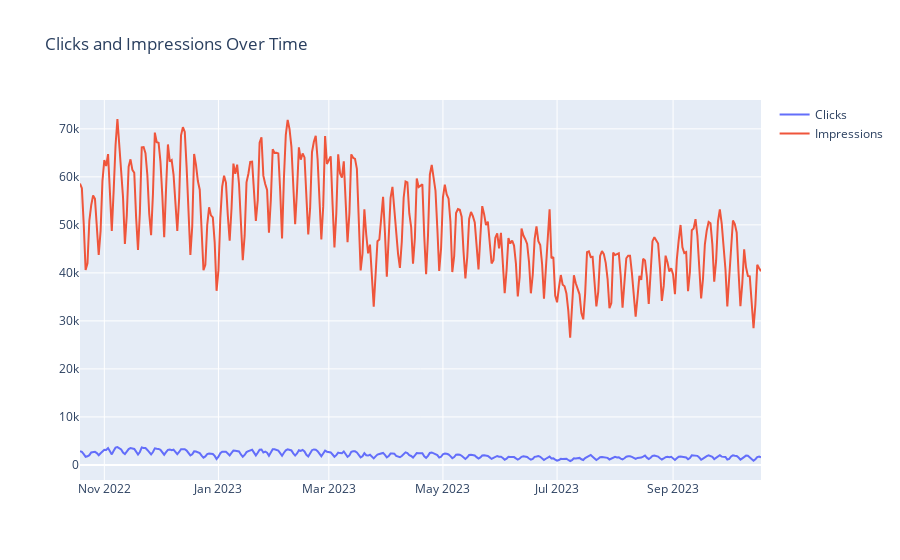

Write notebook code for a chart like this one.
### Code cell
fig.add_trace(go.Scatter(x=data.index,
                         y= data['Clicks'],
                         mode='lines',
                         name= 'Clicks'))
fig.add_trace(go.Scatter(x=data.index,
                         y=data['Impressions'],
                         mode='lines',
                         name='Impressions'))
fig.update_layout(title='Clicks and Impressions Over Time')
fig.show()

### Figure 1 — Plotly figure (JSON) as saved in the notebook; plotly's stock layout.template omitted (floating-point values rounded to 4 significant figures; data arrays with more than 128 entries replaced by an {"elided": "..."} marker saying what was removed)
{"data": [{"mode": "lines", "name": "Clicks", "type": "scatter", "x": {"elided": "365 str values"}, "y": {"elided": "365 int values"}}, {"mode": "lines", "name": "Impressions", "type": "scatter", "x": {"elided": "365 str values"}, "y": {"elided": "365 int values"}}], "layout": {"title": {"text": "Clicks and Impressions Over Time"}}}
